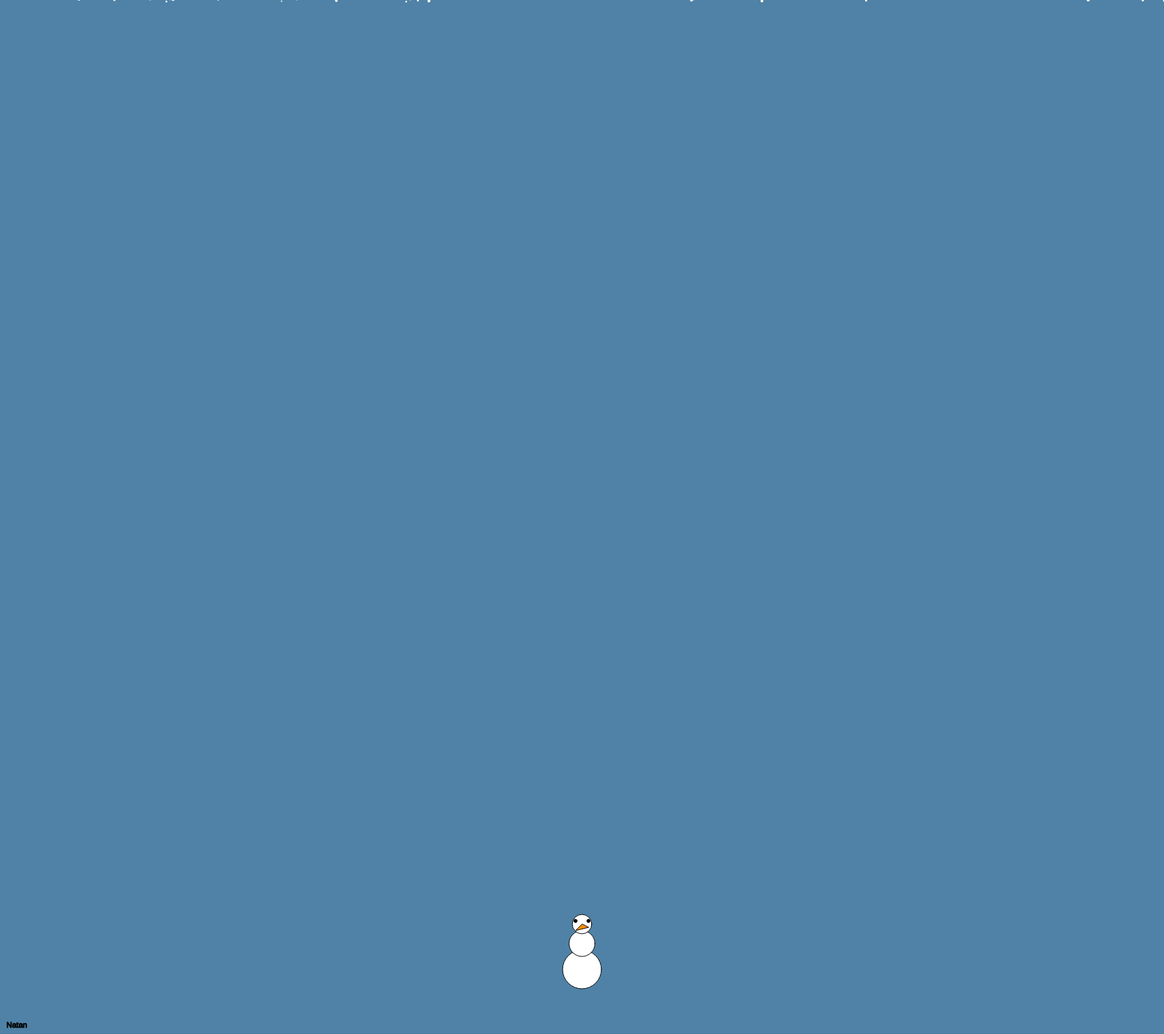
Frame 1 (no input)
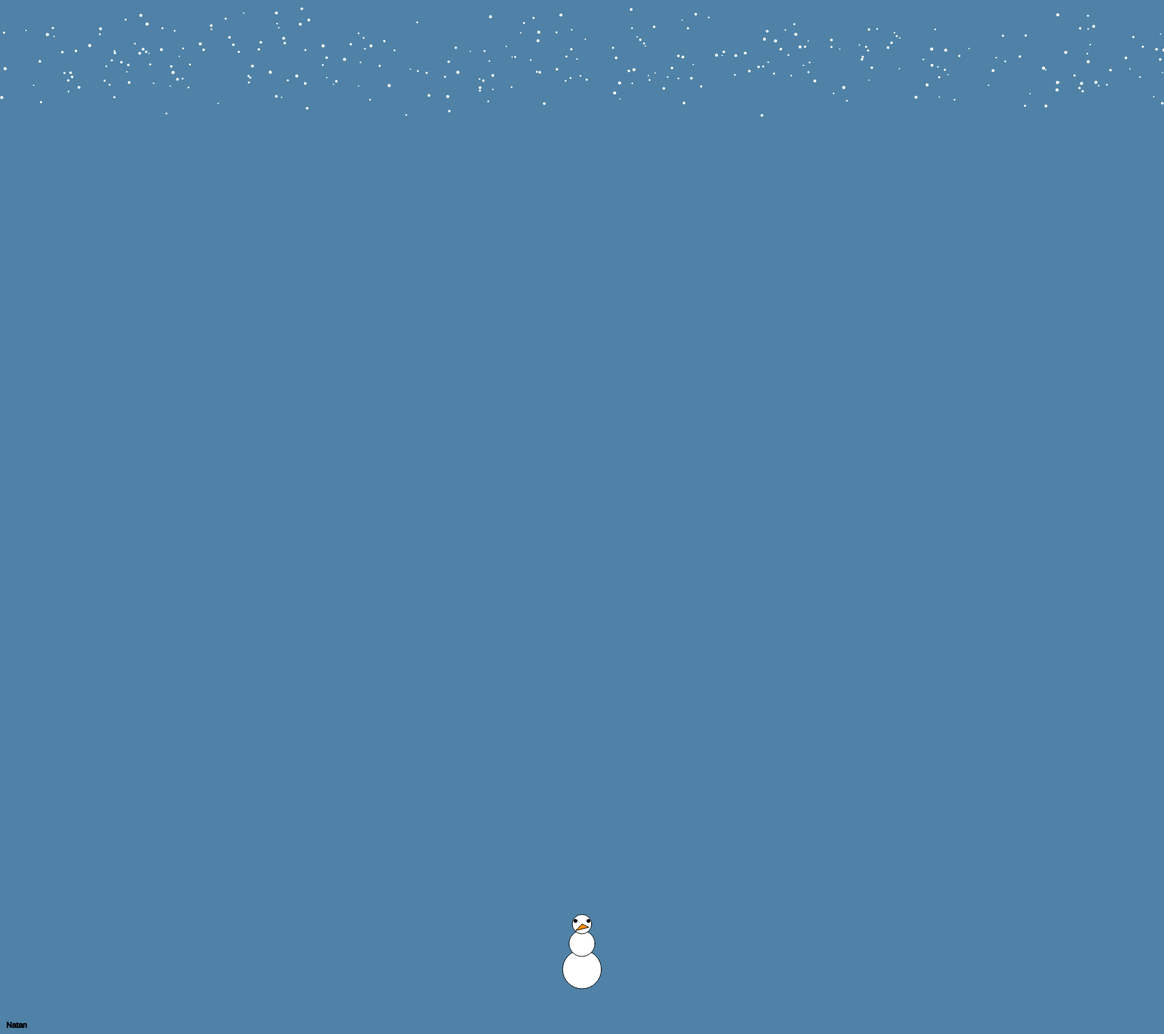
Frame 60 (no input)
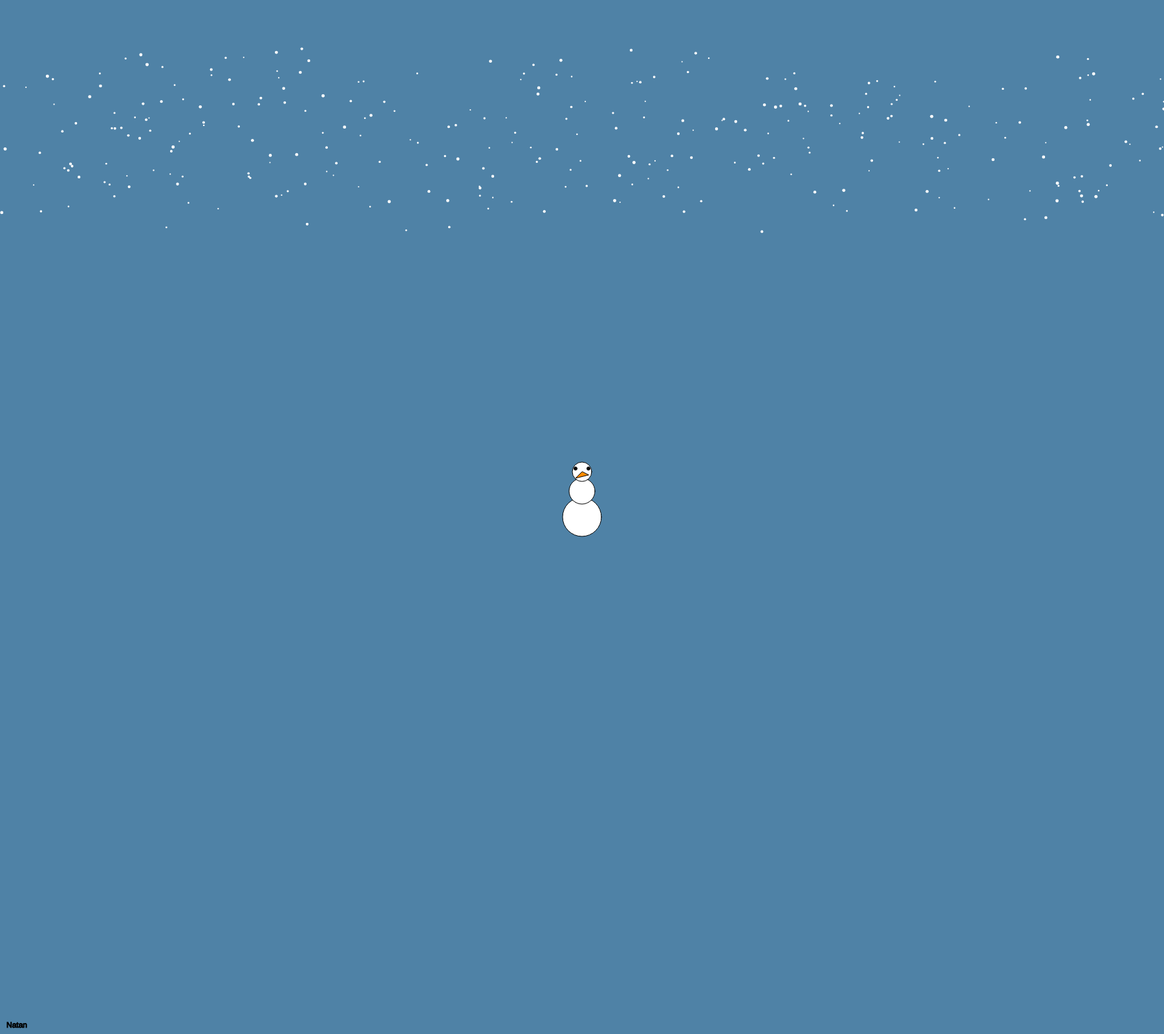
Frame 120 (the mouse pressed at the canvas centre since frame 60)

The p5.js sketch that drew these frames (run headless with seeded random() and noise() and a simulated clock; from frame 60 on, the mouse is pressed at the canvas centre):

// p5.js sketch
// ── sketch.js


let snowflakes = [];
let snowmanX, snowmanY; 
let backgroundColor;

function setup() {
  createCanvas(1800, 1600);
  snowmanX = width / 2; 
  snowmanY = height - 100;

 
  for (let i = 0; i < 300; i++) {
    snowflakes.push(new Snowflake());
  }


  describe('Snowmen move with the mouse and snowflakes fall.');
  

  backgroundColor = color(random(255), random(255), random(255));
}

function draw() {
  setBackground(); 


  for (let flake of snowflakes) {
    flake.update(); 
    flake.display(); 
  }


  drawSnowman(snowmanX, snowmanY);
  if (mouseIsPressed) {
    snowmanX = mouseX;
    snowmanY = mouseY;
  }

  displayName();


  if (keyIsPressed && key === 'r') {
    resetSnowman();
  }
}


function setBackground() {
  background(backgroundColor); 
}

function drawSnowman(x, y) {
  fill(255);
  stroke(0);
  ellipse(x, y, 60, 60); 
  ellipse(x, y - 40, 40, 40); 
  ellipse(x, y - 70, 30, 30); 

  fill(0);
  ellipse(x - 10, y - 75, 5, 5); 
  ellipse(x + 10, y - 75, 5, 5); 
  fill(255, 140, 0);
  triangle(x, y - 70, x - 10, y - 60, x + 10, y - 65); 
}


function resetSnowman() {
  snowmanX = width / 2;
  snowmanY = height - 100;
}


function displayName() {
  fill(0);
  text("Natan", 10, height - 10);
}


function keyPressed() {
  if (key === ' ') { 
    backgroundColor = color(random(255), random(255), random(255)); 
  }
}

class Snowflake {
  constructor() {
    this.posX = random(width); 
    this.posY = random(-50, 0);
    this.size = random(2, 5); 
    this.speed = random(1, 3);
  }

  update() {
    this.posY += this.speed; 
    if (this.posY > height) {
      this.posY = 0;
      this.posX = random(width);
    }
  }

  display() {
    noStroke();
    fill(255);
    ellipse(this.posX, this.posY, this.size);
  }
}
